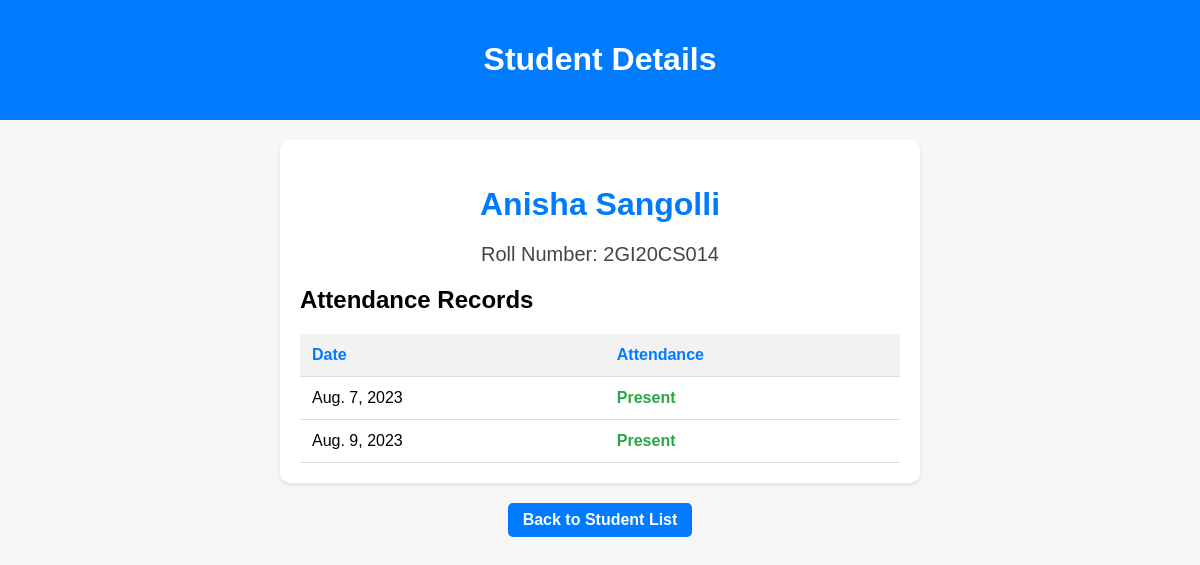
The app's page /students/6/ with its own data.
### attendance/models.py (models this page shows, shortened)
class Student(models.Model):
    name = models.CharField(max_length=100)
    roll_number = models.CharField(max_length=20, unique=True)

class Attendance(models.Model):
    student = models.ForeignKey(Student, on_delete=models.CASCADE)
    date = models.DateField()
    is_present = models.BooleanField(default=True)

### attendance/views.py (the view)
# urls.py: path('students/<int:student_id>/', views.student_detail, name='student_detail'),
def student_detail(request, student_id):
    student = get_object_or_404(Student, pk=student_id)
    attendance_records = Attendance.objects.filter(student=student)
    return render(request, 'student_detail.html', {'student': student, 'attendance_records': attendance_records})

### templates/student_detail.html (shortened to what this page needs)
<!DOCTYPE html>
<html>
<head>
</head>
<body>
    <div class="header">
        <h1>Student Details</h1>
    </div>
    <div class="student-details-container">
        <h2 class="student-name">{{ student.name }}</h2>
        <p class="student-roll-number">Roll Number: {{ student.roll_number }}</p>
        <h2>Attendance Records</h2>
        <div class="attendance-table-container">
            <table class="attendance-table">
                <tr>
                    <th>Date</th>
                    <th>Attendance</th>
                </tr>
                {% for attendance_record in attendance_records %}
                <tr>
                    <td>{{ attendance_record.date }}</td>
                    <td class="{% if attendance_record.is_present %}attendance-record-present{% else %}attendance-record-absent{% endif %}">
                        {% if attendance_record.is_present %}Present{% else %}Absent{% endif %}
                    </td>
                </tr>
                {% endfor %}
            </table>
        </div>
    </div>
    <div class="back-button-container">
        <a href="{% url 'student_list' %}" class="back-button"> Back to Student List</a>
    </div>
</body>
</html>

### templates/student_detail.html (style rules this page uses)
body { font-family: Arial, sans-serif; margin: 0; padding: 0; background-color: #f7f7f7; }
.header { background-color: #007BFF; color: #fff; padding: 20px; text-align: center; }
.student-details-container { max-width: 600px; margin: 20px auto; padding: 20px; background-color: #fff; border-radius: 10px; box-shadow: 0 2px 4px rgba(0, 0, 0, 0.1); }
.student-name { color: #007BFF; font-size: 32px; margin-bottom: 10px; text-align: center; }
.student-roll-number { color: #444; font-size: 20px; margin-bottom: 20px; text-align: center; }
.attendance-table-container { max-height: 300px; overflow-y: auto; position: relative; }
.attendance-table { width: 100%; border-collapse: collapse; }
.attendance-table th, .attendance-table td { padding: 12px; text-align: left; border-bottom: 1px solid #ddd; }
.attendance-table th { background-color: #f2f2f2; font-weight: bold; color: #007BFF; position: sticky; top: 0; }
.attendance-record-present { color: #28a745; font-weight: bold; }
.back-button-container { text-align: center; margin-top: 20px; }
.back-button { display: inline-block; background-color: #007BFF; color: #fff; padding: 8px 15px; border-radius: 5px; text-decoration: none; font-weight: bold; text-align: center; transition: background-color 0.3s; }

### records on screen
Student: name "Anisha Sangolli", roll_number "2GI20CS014"
Attendance: date "Aug. 7, 2023", is_present "Present"
Attendance: date "Aug. 9, 2023", is_present "Present"
